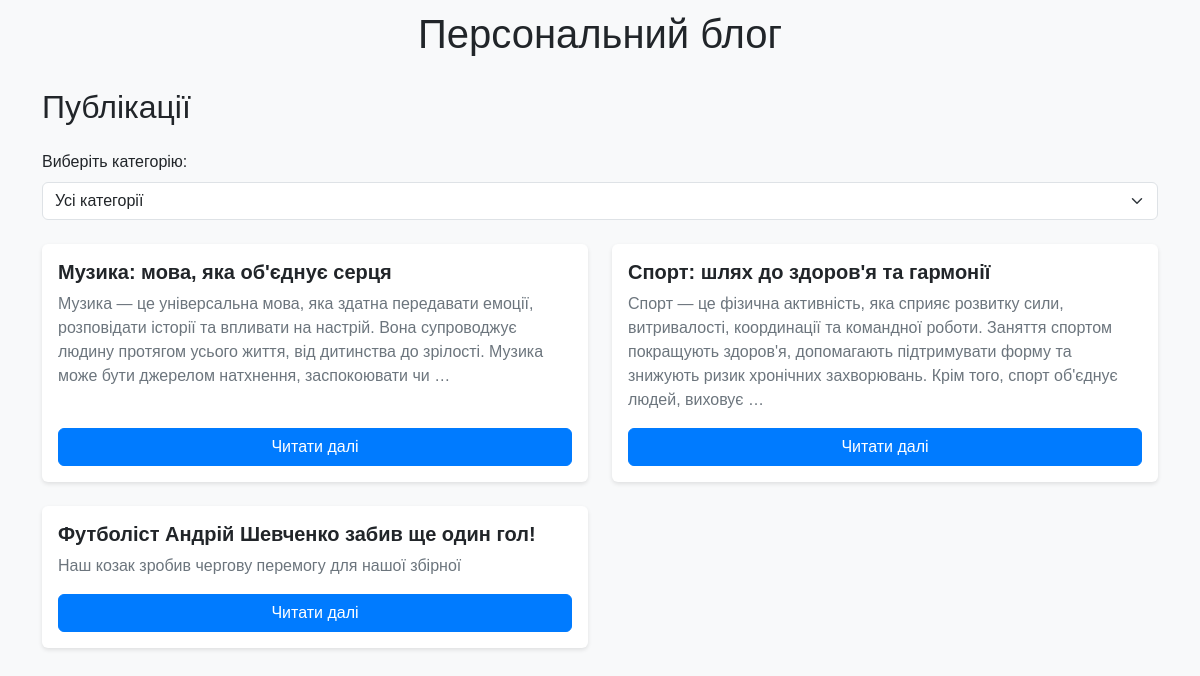
/articles/, run on an earlier commit of the app's database.
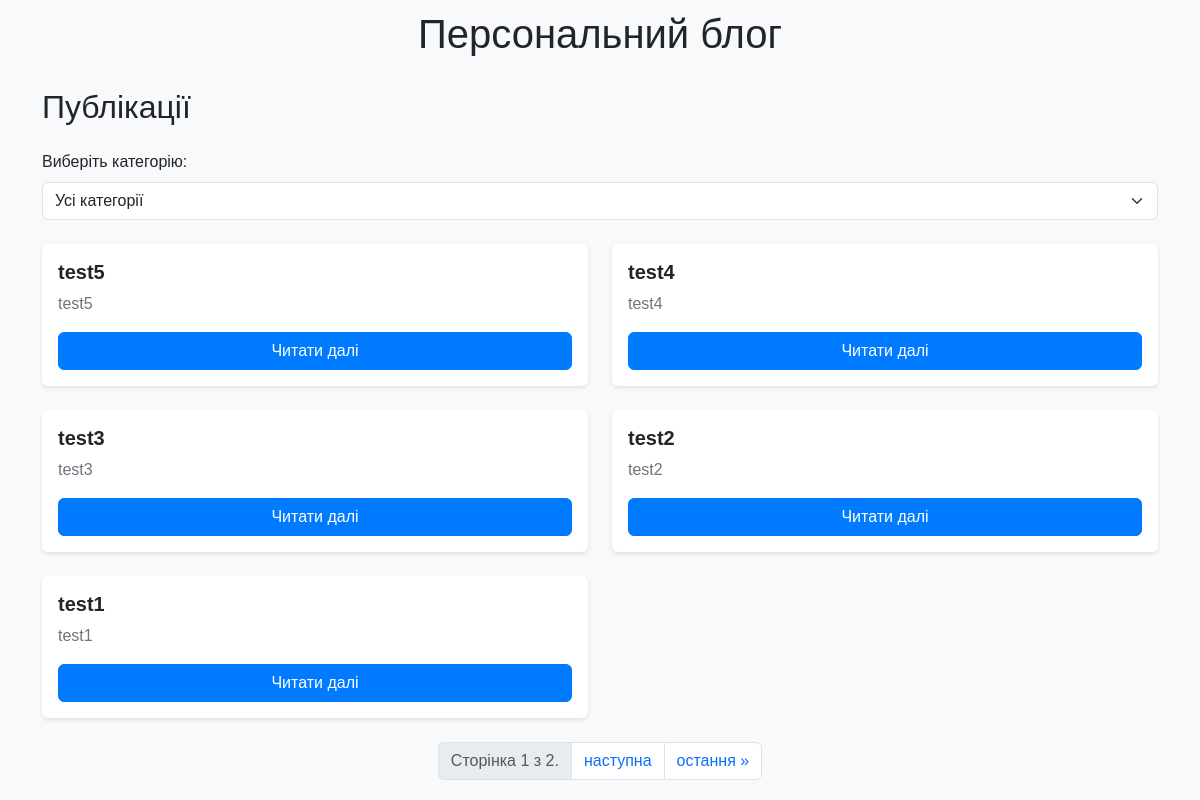
And on a later commit of the database.
### app_blog/models.py (models this page shows, shortened)
class Article(models.Model):
    title = models.CharField(u'Заголовок', max_length=250, help_text=u'Максимум 250 символів')
    description = models.TextField(blank=True, verbose_name=u'Опис')
    pub_date = models.DateTimeField(u'Дата публікації', default=timezone.now)
    slug = models.SlugField(u'Слаг', unique_for_date='pub_date')
    main_page = models.BooleanField(u'Головна', default=False, help_text=u'Показувати на головній сторінці')
    category = models.ForeignKey(Category, related_name='articles', blank=True, null=True,
                                 verbose_name=u'Категорія', on_delete=models.CASCADE)
    class Meta:
        ordering = ['-pub_date']
        verbose_name = u'Стаття'
        verbose_name_plural = u'Статті'
    def get_absolute_url(self):
        return reverse('article_detail', args=[self.slug])

### app_blog/views.py (the view)
# urls.py: path('articles/', ArticleListView.as_view(), name='article_list'),  # Усі статті
class ArticleListView(ListView):
    model = Article
    template_name = 'articles/article_list.html'
    context_object_name = 'articles'
    paginate_by = 5  # Додано пагінацію
    def get_queryset(self):
        queryset = Article.objects.all().order_by('-pub_date')
        category_slug = self.request.GET.get('category_slug')
        if category_slug:
            category = get_object_or_404(Category, slug=category_slug)
            queryset = queryset.filter(category=category)
        return queryset
    def get_context_data(self, **kwargs):
        context = super().get_context_data(**kwargs)
        context['categories'] = Category.objects.all()
        return context

### app_blog/templates/articles/article_list.html (shortened to what this page needs)
{% extends "base.html" %}
{% load static %}
{% block content %}
<h2 class="mb-4">Публікації</h2>
<form method="get" action="{% url 'article_list' %}" class="mb-4">
    <label for="category" class="form-label">Виберіть категорію:</label>
    <select name="category_slug" id="category" class="form-select" onchange="this.form.submit()">
        <option value="">Усі категорії</option>
    </select>
</form>
{% if page_obj %}
<div class="row">
    {% for article in page_obj %}
    <div class="col-md-6 mb-4">
        <div class="card h-100 d-flex flex-column">
            <div class="card-body d-flex flex-column">
                <h5 class="card-title">{{ article.title }}</h5>
                <p class="card-text flex-grow-1">{{ article.description|safe|escape|striptags|truncatewords_html:32 }}</p>
                <a href="{{ article.get_absolute_url }}" class="btn btn-primary mt-auto">Читати далі</a>
            </div>
        </div>
    </div>
    {% endfor %}
</div>
{% else %}
<p class="text-muted">Немає статей для відображення.</p>
{% endif %}
{% if page_obj.paginator.num_pages > 1 %}
<nav aria-label="Page navigation">
    <ul class="pagination justify-content-center">
        <li class="page-item disabled">
            <span class="page-link">
                Сторінка {{ page_obj.number }} з {{ page_obj.paginator.num_pages }}.
            </span>
        </li>
        {% if page_obj.has_next %}
        <li class="page-item">
            <a class="page-link" href="?page={{ page_obj.next_page_number }}" aria-label="Наступна">
                <span aria-hidden="true">наступна</span>
            </a>
        </li>
        <li class="page-item">
            <a class="page-link" href="?page={{ page_obj.paginator.num_pages }}" aria-label="Остання">
                <span aria-hidden="true">остання &raquo;</span>
            </a>
        </li>
        {% endif %}
    </ul>
</nav>
{% endif %}
{% endblock %}

What changed in the data, as far as the page shows it:
no longer on this page (row unchanged): Article: title "Музика: мова, яка об'єднує серця", description "Музика — це універсальна мова, яка здатна передавати емоції, розповідати історії та впливати на настрій. Вона супроводжує людину протягом усього життя, від дитинства до зрілості. Музика може бути джерелом натхнення, заспокоювати чи …"
no longer on this page (row unchanged): Article: title "Спорт: шлях до здоров'я та гармонії", description "Спорт — це фізична активність, яка сприяє розвитку сили, витривалості, координації та командної роботи. Заняття спортом покращують здоров'я, допомагають підтримувати форму та знижують ризик хронічних захворювань. Крім того, спорт об'єднує людей, виховує …"
no longer on this page (row unchanged): Article: title "Футболіст Андрій Шевченко забив ще один гол!", description "Наш козак зробив чергову перемогу для нашої збірної"
added Article: title "test5", description "test5"
added Article: title "test4", description "test4"
added Article: title "test3", description "test3"
added Article: title "test2", description "test2"
added Article: title "test1", description "test1"
Also different on the page:
{{ page_obj.number }}: (not shown) → "1"
{{ page_obj.paginator.num_pages }}: (not shown) → "2"
text now shown: "Сторінка з . наступна остання »"
